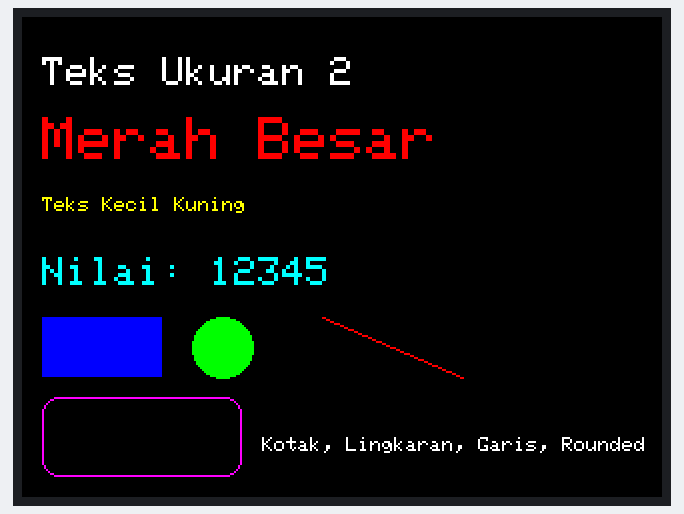
A sketch run on a simulated Arduino Uno, built with avr-gcc and run on an emulated ATmega328P. Parts: 320×240 colour display.

Above: at 0.3 s.

The sketch:

uji_LCD.ino
```cpp
#include <SPFD5408_Adafruit_GFX.h>
#include <SPFD5408_Adafruit_TFTLCD.h>
#include <SPFD5408_TouchScreen.h>

// Pin TFT
#define LCD_CS A3
#define LCD_CD A2
#define LCD_WR A1
#define LCD_RD A0
#define LCD_RESET A4

// Inisialisasi TFT
Adafruit_TFTLCD tft(LCD_CS, LCD_CD, LCD_WR, LCD_RD, LCD_RESET);

// Warna RGB565
#define BLACK   0x0000
#define WHITE   0xFFFF
#define RED     0xF800
#define GREEN   0x07E0
#define BLUE    0x001F
#define CYAN    0x07FF
#define MAGENTA 0xF81F
#define YELLOW  0xFFE0
#define ORANGE  0xFD20

void setup() {
  tft.reset();
  tft.begin(0x9341);       // ID SPFD5408 biasanya 0x9341
  tft.setRotation(1);      // Landscape
  tft.fillScreen(BLACK);

  // === Teks Ukuran & Warna ===
  tft.setTextColor(WHITE);
  tft.setTextSize(2);
  tft.setCursor(10, 20);
  tft.println("Teks Ukuran 2");

  tft.setTextColor(RED);
  tft.setTextSize(3);
  tft.setCursor(10, 50);
  tft.println("Merah Besar");

  tft.setTextColor(YELLOW);
  tft.setTextSize(1);
  tft.setCursor(10, 90);
  tft.println("Teks Kecil Kuning");

  // === Menampilkan Angka ===
  int nilai = 12345;
  tft.setTextColor(CYAN);
  tft.setTextSize(2);
  tft.setCursor(10, 120);
  tft.print("Nilai: ");
  tft.println(nilai);

  // === Bentuk ===
  tft.fillRect(10, 150, 60, 30, BLUE);      // Kotak Biru
  tft.fillCircle(100, 165, 15, GREEN);      // Lingkaran Hijau
  tft.drawLine(150, 150, 220, 180, RED);    // Garis Merah
  tft.drawRoundRect(10, 190, 100, 40, 8, MAGENTA); // Kotak sudut bulat

  // Label bentuk
  tft.setTextColor(WHITE);
  tft.setTextSize(1);
  tft.setCursor(120, 210);
  tft.println("Kotak, Lingkaran, Garis, Rounded");
}

void loop() {
  // Tidak perlu mengulang
}
```
